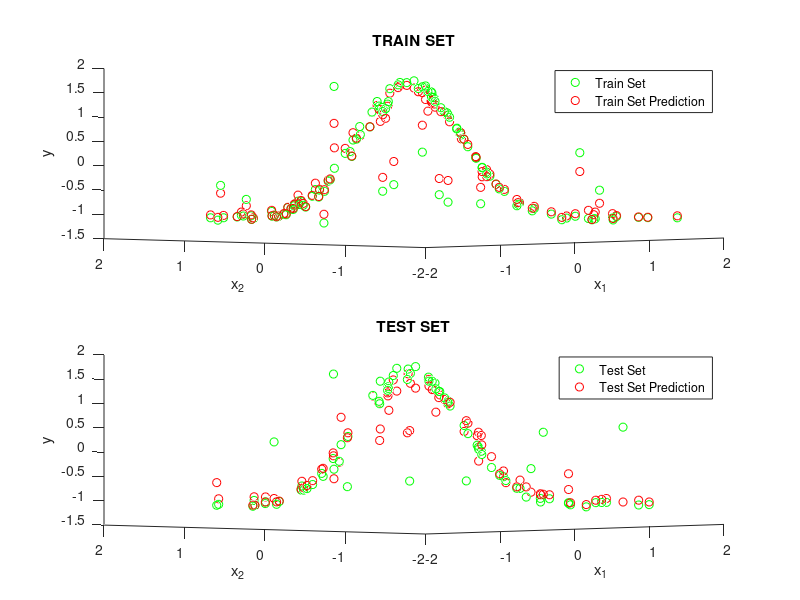

Source code (MATLAB):
% Process Sample Dataset
% double_perovskites_gap.csv
clear all;clc;

data=zscore(csvread('gaussian_data.csv'));
x=data(:,1:end-1);
y=data(:,end);

N = length(y);

%random shuffle
shuffled_indexes = randperm(N);
x = x(shuffled_indexes,:);
y = y(shuffled_indexes,:);

%train split amount
t_split = 0.6;

%test/train split

N_train = (N*t_split);
N_test = N-N_train;

x_test = x(N_train+1:end,:);
x_train = x(1:N_train,:);

y_test = y(N_train+1:end,:);
y_train = y(1:N_train,:);


%gaussian
K_gauss=zeros(N_train,N_train);
for j=1:N_train
 for i=1:N_train
    K_gauss(i,j)=exp(-norm(x_train(j,:)-x_train(i,:)));
 end
end

y_predicted_sample=zeros(N_train,1);
y_predicted=zeros(N_test,1);

lambda=0.1;

for i=1:N_train
    if mod(i,50) == 0
        fprintf('Training on Sample: %d of %d\n',i,N_train);
    end
    y_predicted_sample(i,1)= y_train'*((K_gauss+ lambda*eye(N_train))\K_gauss(i,:)');
end

in_sample_error = norm(y_predicted_sample-y_train)^2/N_train;

figure
hs(1) = subplot(2,1,1);
%in sample
hold on

scatter3(hs(1),x_train(:,1),x_train(:,2),y_train,'g')
scatter3(hs(1),x_train(:,1),x_train(:,2),y_predicted_sample,'r')

title('TRAIN SET')
xlabel({'x_1'})
ylabel({'x_2'})
zlabel('y')
view([-47.1 4.4])
legend('Train Set','Train Set Prediction')

hold off

k=zeros(N_test,N_train);
for j=1:N_train
 for i=1:N_test
    k(i,j)=exp(-norm(x_train(j,:)-x_test(i,:)));
 end
end


for i=1:N_test
    y_predicted(i,1)= y_train'*((K_gauss+ lambda*eye(N_train))\k(i,:)');
end

out_sample_error = norm(y_predicted-y_test)^2/N_test;

hs(2) = subplot(2,1,2);
%out of sample
hold on

scatter3(hs(2),x_test(:,1),x_test(:,2),y_test,'g')
scatter3(hs(2),x_test(:,1),x_test(:,2),y_predicted,'r')

title('TEST SET')
xlabel({'x_1'})
ylabel({'x_2'})
zlabel('y')
view([-47.1 4.4])
legend('Test Set','Test Set Prediction')

hold off